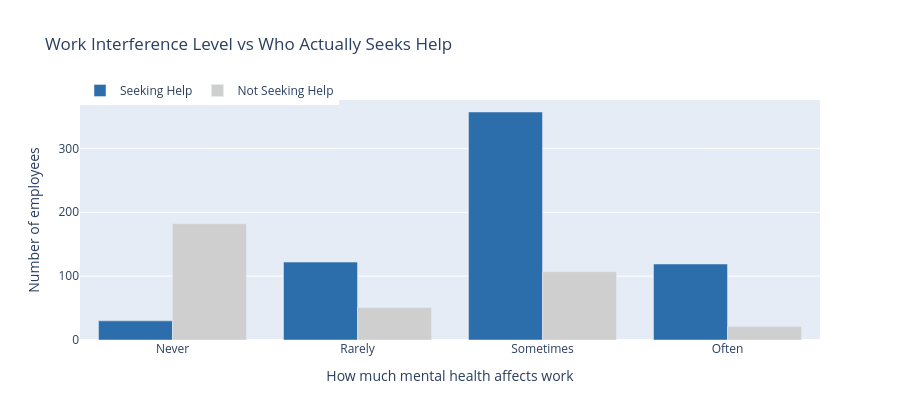

Notebook cell for this chart:
### Markdown cell above
### Chart 1 — When Work Is Suffering Daily, Do People Still Stay Silent?

### Code cell
# For each work interference level, calculate exact treatment vs no-treatment counts
order = ['Never', 'Rarely', 'Sometimes', 'Often']
records = []
for level in order:
    subset = tech_survey[tech_survey['work_interfere'] == level]
    yes = (subset['treatment'] == 'Yes').sum()
    no  = (subset['treatment'] == 'No').sum()
    records.append({'Level': level, 'Seeking Help': yes, 'Not Seeking Help': no})

wi_tech_survey = pd.DataFrame(records)

fig = go.Figure()
fig.add_trace(go.Bar(name='Seeking Help',     x=wi_tech_survey['Level'], y=wi_tech_survey['Seeking Help'],     marker_color='#2C6EAB'))
fig.add_trace(go.Bar(name='Not Seeking Help', x=wi_tech_survey['Level'], y=wi_tech_survey['Not Seeking Help'], marker_color='#CFCFCF'))

fig.update_layout(
    barmode='group',
    title='Work Interference Level vs Who Actually Seeks Help',
    xaxis_title='How much mental health affects work',
    yaxis_title='Number of employees',
    height=420,
    legend=dict(orientation='h', y=1.1)
)
fig.show()

print('Untreated employees by interference level:')
for _, row in wi_tech_survey.iterrows():
    total = row['Seeking Help'] + row['Not Seeking Help']
    pct_untreated = round(row['Not Seeking Help'] / total * 100, 1)
    print(f"  {row['Level']:10s}: {int(row['Not Seeking Help'])} untreated out of {total} ({pct_untreated}% silent)")

### Figure 1 — Plotly figure (JSON) as saved in the notebook; plotly's stock layout.template omitted (floating-point values rounded to 4 significant figures)
{"data": [{"marker": {"color": "#2C6EAB"}, "name": "Seeking Help", "type": "bar", "x": ["Never", "Rarely", "Sometimes", "Often"], "y": [30, 122, 357, 119]}, {"marker": {"color": "#CFCFCF"}, "name": "Not Seeking Help", "type": "bar", "x": ["Never", "Rarely", "Sometimes", "Often"], "y": [182, 51, 107, 21]}], "layout": {"barmode": "group", "height": 420, "legend": {"orientation": "h", "y": 1.1}, "title": {"text": "Work Interference Level vs Who Actually Seeks Help"}, "xaxis": {"title": {"text": "How much mental health affects work"}}, "yaxis": {"title": {"text": "Number of employees"}}}}
